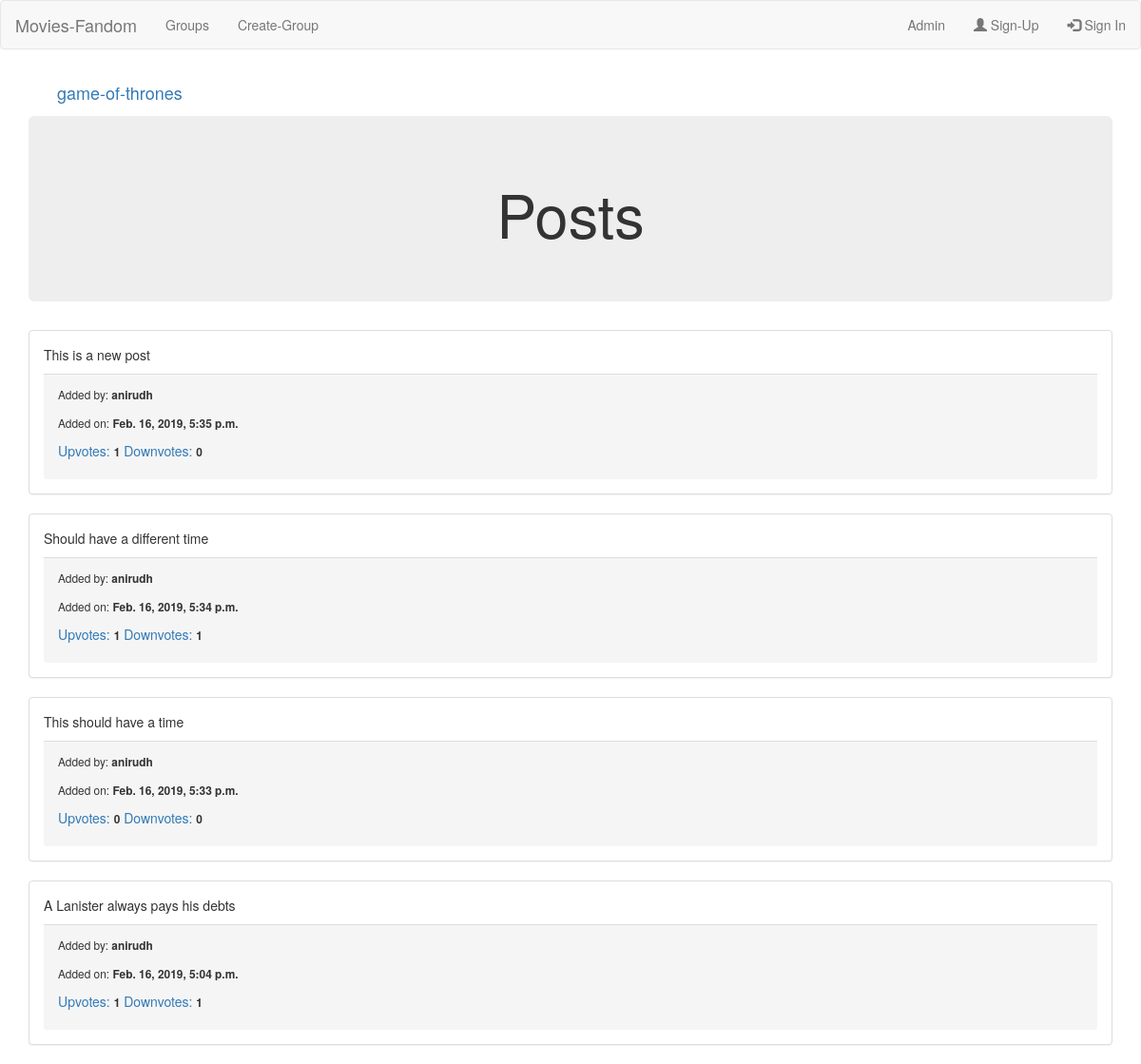
/group/game-of-thrones/posts/, run on the app's committed database.
### groups/models.py (models this page shows, shortened)
class Post(models.Model):
    user = models.ForeignKey(User,related_name='posts',on_delete=models.CASCADE)
    created_at = models.DateTimeField()
    text = models.TextField()
    group = models.ForeignKey(Group,related_name='posts',on_delete=models.CASCADE)
    slug = models.SlugField(allow_unicode=True,default='game_of_thrones')
    upvotes = models.IntegerField(default=0)
    downvotes = models.IntegerField(default=0)
    class Meta:
        ordering = ['-created_at']
        unique_together = ('user','text')

### groups/views.py (the view)
# urls.py: path('<slug:slug>/posts/',PostListView.as_view(),name='posts_list'),
class PostListView(ListView):
    template_name = 'posts/post_list.html'
    model = Post
    context_object_name = 'posts'
    def get_queryset(self):
        slug = self.kwargs['slug']
        return Post.objects.filter(slug=slug)
    def get_context_data(self, **kwargs):
        context = super().get_context_data(**kwargs)
        cur_group = get_object_or_404(Group, slug=self.kwargs['slug'])
        context['slug'] =  self.kwargs['slug']
        return context

### groups/templates/posts/post_list.html
{%  extends 'posts/post_base.html'%}
{% block body_block %}
    <div class="container">
      <p class="text-center">
        <a class="navbar-brand text-center" href="{% url 'group:group_detail' slug=slug%}">{{slug}}</a>
      </p>
    </div>
  <div class="jumbotron text-center">
    <h1>Posts</h1>
  </div>
  {% if posts %}
  {% for post in posts %}
  <div class="panel panel-default">
    <div class="panel-body">
        <p>{{post.text}}</p>
        <div class="panel-footer">
          <p><small>Added by: <b>{{post.user.username}}</b></small></p>
          <p><small>Added on: <b>{{post.created_at}}</b></small></p>
          <p>
            <a href="{% url 'group:posts_upvote' pk=post.pk slug=post.slug %}">Upvotes:</a>
            <small> <b>{{post.upvotes}}</b></small>
            <a href="{% url 'group:posts_downvote' pk=post.pk slug=post.slug %}">Downvotes:</a>
            <small><b>{{post.downvotes}} </b></small></p>
        </div>
    </div>
  </div>
  {% endfor %}
  {% else %}
  <h2>No Posts Yet !!! </h2>
  {% endif %}
{% endblock %}

### data on the page
Post: text "This is a new post", user.username "anirudh", created_at "Feb. 16, 2019, 5:35 p.m.", upvotes "1", downvotes "0"
Post: text "Should have a different time", user.username "anirudh", created_at "Feb. 16, 2019, 5:34 p.m.", upvotes "1", downvotes "1"
Post: text "This should have a time", user.username "anirudh", created_at "Feb. 16, 2019, 5:33 p.m.", upvotes "0", downvotes "0"
Post: text "A Lanister always pays his debts", user.username "anirudh", created_at "Feb. 16, 2019, 5:04 p.m.", upvotes "1", downvotes "1"

### other printed values
{{ slug }} "game-of-thrones"
